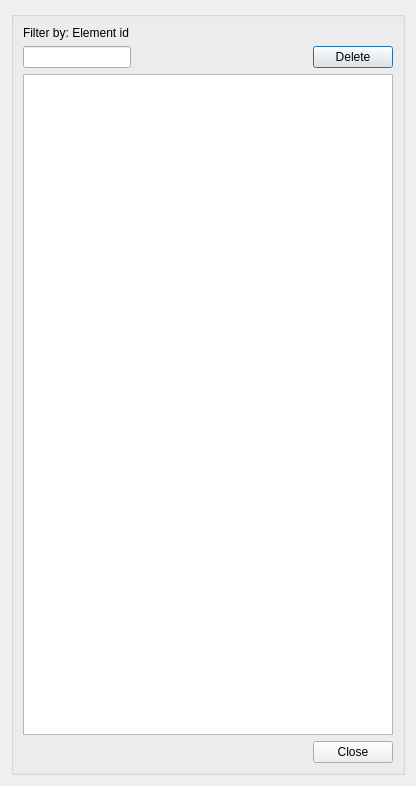
<?xml version="1.0" encoding="UTF-8"?>
<ui version="4.0">
 <class>dlg_element_manager</class>
 <widget class="QDialog" name="dlg_element_manager">
  <property name="geometry">
   <rect>
    <x>0</x>
    <y>0</y>
    <width>416</width>
    <height>786</height>
   </rect>
  </property>
  <property name="windowTitle">
   <string>Element management</string>
  </property>
  <layout class="QGridLayout" name="verticalLayout_4">
   <item row="0" column="0">
    <widget class="QGroupBox" name="groupBox">
     <property name="title">
      <string/>
     </property>
     <layout class="QGridLayout" name="verticalLayout_3">
      <item row="1" column="4">
       <widget class="QPushButton" name="btn_delete">
        <property name="sizePolicy">
         <sizepolicy hsizetype="Fixed" vsizetype="Fixed">
          <horstretch>0</horstretch>
          <verstretch>0</verstretch>
         </sizepolicy>
        </property>
        <property name="text">
         <string>Delete</string>
        </property>
       </widget>
      </item>
      <item row="3" column="4">
       <widget class="QPushButton" name="btn_cancel">
        <property name="text">
         <string>Close</string>
        </property>
       </widget>
      </item>
      <item row="1" column="1" colspan="3">
       <spacer name="horizontalSpacer_2">
        <property name="orientation">
         <enum>Qt::Horizontal</enum>
        </property>
        <property name="sizeHint" stdset="0">
         <size>
          <width>80</width>
          <height>20</height>
         </size>
        </property>
       </spacer>
      </item>
      <item row="2" column="0" colspan="5">
       <widget class="QTableView" name="tbl_element">
        <property name="sortingEnabled">
         <bool>true</bool>
        </property>
       </widget>
      </item>
      <item row="1" column="0">
       <widget class="QLineEdit" name="element_id">
        <property name="sizePolicy">
         <sizepolicy hsizetype="Fixed" vsizetype="Fixed">
          <horstretch>0</horstretch>
          <verstretch>0</verstretch>
         </sizepolicy>
        </property>
        <property name="text">
         <string/>
        </property>
       </widget>
      </item>
      <item row="0" column="0">
       <widget class="QLabel" name="lbl_element_id">
        <property name="text">
         <string>Filter by: Element id</string>
        </property>
       </widget>
      </item>
      <item row="3" column="0" colspan="4">
       <spacer name="horizontalSpacer">
        <property name="orientation">
         <enum>Qt::Horizontal</enum>
        </property>
        <property name="sizeHint" stdset="0">
         <size>
          <width>40</width>
          <height>20</height>
         </size>
        </property>
       </spacer>
      </item>
     </layout>
    </widget>
   </item>
  </layout>
 </widget>
 <resources/>
 <connections/>
</ui>
